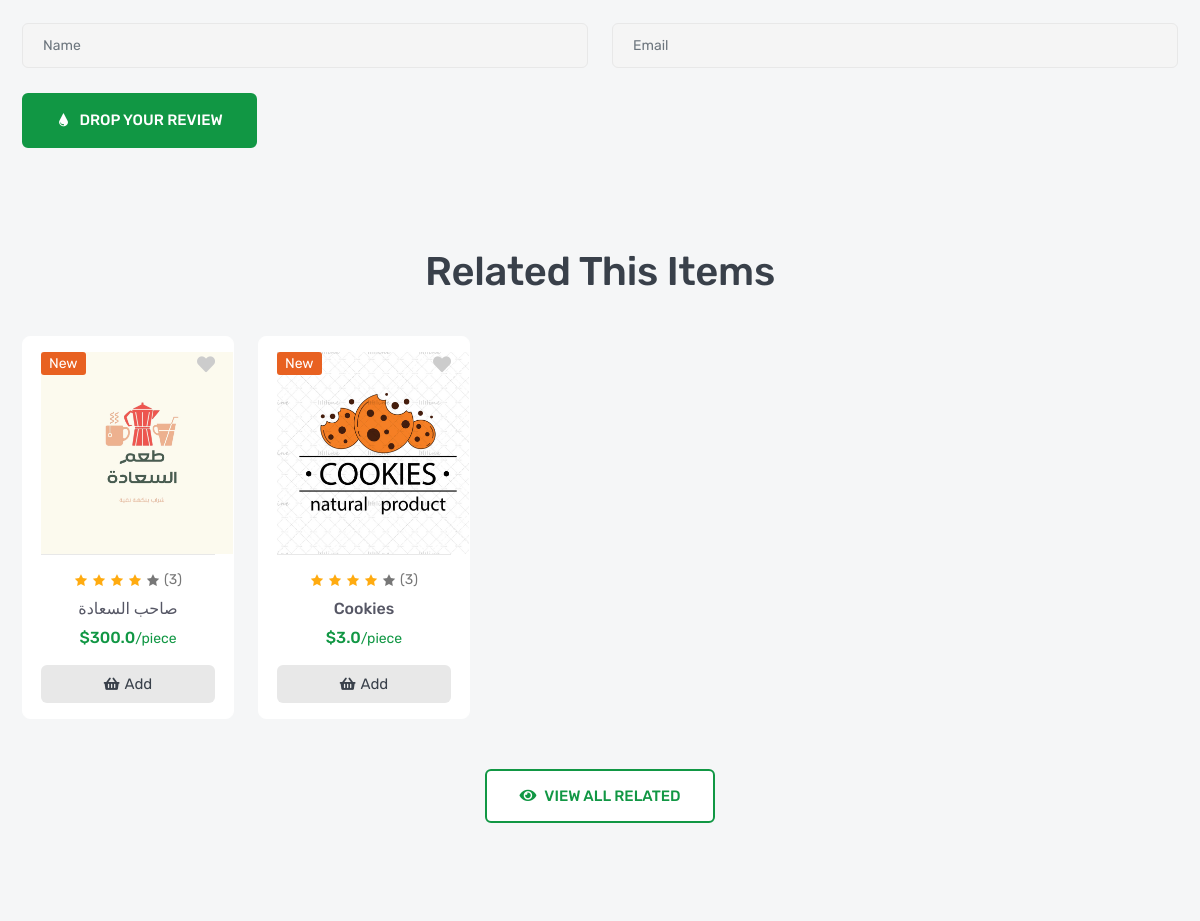
Page /product/9 (middle part) on the earlier database version.
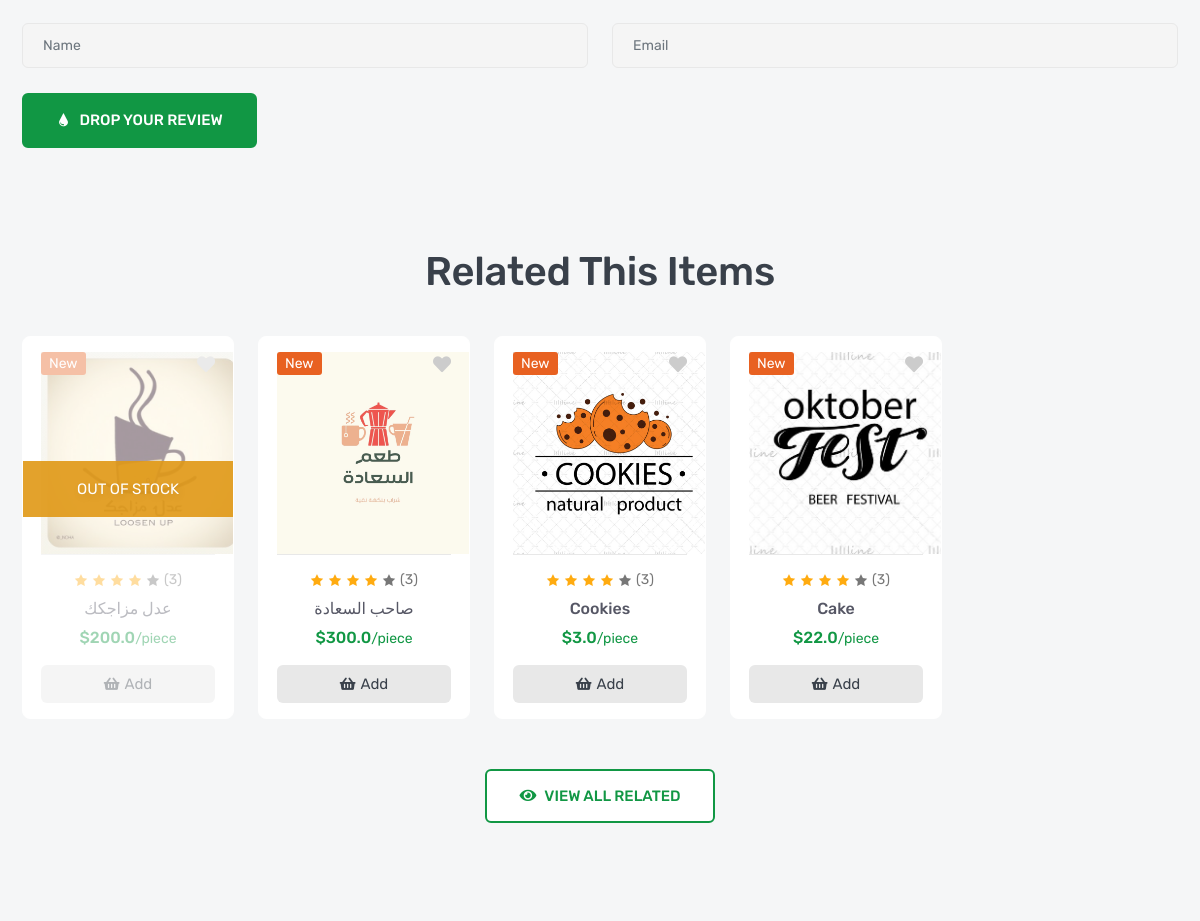
Same page on the later database version.
### product/models.py (models this page shows)
class Product(models.Model):
    name = models.CharField(_('Name'),max_length=120)
    flag = models.CharField(_('Flag'),max_length=10,choices=FLAG_TYPES)
    image = models.ImageField(_('Image'),upload_to='products')
    price = models.FloatField(_('Price'))
    sku = models.CharField(_('SKU'),max_length=12)
    subtitle = models.CharField(_('Subtitle'),max_length=300)
    descripition = models.TextField(_('Descripition'),max_length=40000)
    quantity = models.IntegerField(_('Quantity'))
    brand = models.ForeignKey('Brand',verbose_name=_('Brand'), related_name='product_name', on_delete=models.SET_NULL, null = True)
    tags = TaggableManager()
    def __str__(self):
        return self.name

### product/views.py (the view)
# urls.py: path('<int:pk>', ProductDetail.as_view()),
class ProductDetail(DetailView):
    model = Product     #context : object : model\
    def get_context_data(self, **kwargs):
        context = super().get_context_data(**kwargs)
        context["reviews"] = Review.objects.filter(product=self.get_object())
        context["related_products"] = Product.objects.filter(brand=self.get_object().brand)
        return context

### product/models.py (called while the page is built)
    def __str__(self):
        return self.name

### product/templates/product/product_detail.html (shortened to what the changed rows need)
{% extends "base.html" %}
{% load static %}
{% block body %}
        <section class="inner-section">
            <div class="container">
                <div class="row">
                    <div class="col">
                        <div class="section-heading">
                            <h2>related this items</h2>
                        </div>
                    </div>
                </div>
                <div class="row row-cols-2 row-cols-md-3 row-cols-lg-4 row-cols-xl-5">
                    {% for item in related_products %}
                        <div class="col">
                            <div class="product-card {% if item.quantity == 0 %} product-disable{% endif %}">
                                <div class="product-media">
                                    <div class="product-label">
                                        <label class="label-text sale">{{item.flag}}</label>
                                    </div>
                                    <button class="product-wish wish">
                                        <i class="fas fa-heart"></i>
                                    </button>
                                    <a class="product-image" href="product-video.html">
                                        <img src="{{item.image.url}}" style="width:202.4px ; height:202.4px" alt="product">
                                    </a>
                                </div>
                                <div class="product-content">
                                    <div class="product-rating">
                                        <i class="active icofont-star"></i>
                                        <i class="active icofont-star"></i>
                                        <i class="active icofont-star"></i>
                                        <i class="active icofont-star"></i>
                                        <i class="icofont-star"></i>
                                        <a href="product-video.html">(3)</a>
                                    </div>
                                    <h6 class="product-name">
                                        <a href="product-video.html">{{item.name}}</a>
                                    </h6>
                                    <h6 class="product-price">
                                        <span>${{item.price}}<small>/piece</small></span>
                                    </h6>
                                    <button class="product-add" title="Add to Cart">
                                        <i class="fas fa-shopping-basket"></i>
                                        <span>add</span>
                                    </button>
                                </div>
                            </div>
                        </div>
                    {% endfor %}
                </div>
            </div>
        </section>
{% endblock body %}

Differences in the rows shown:
now on this page (row edited): Product: flag "New", image (picture), name "عدل مزاجكك", price "200.0", quantity 0 (drawn)
added Product: flag "New", image (picture), name "Cake", price "22.0"
